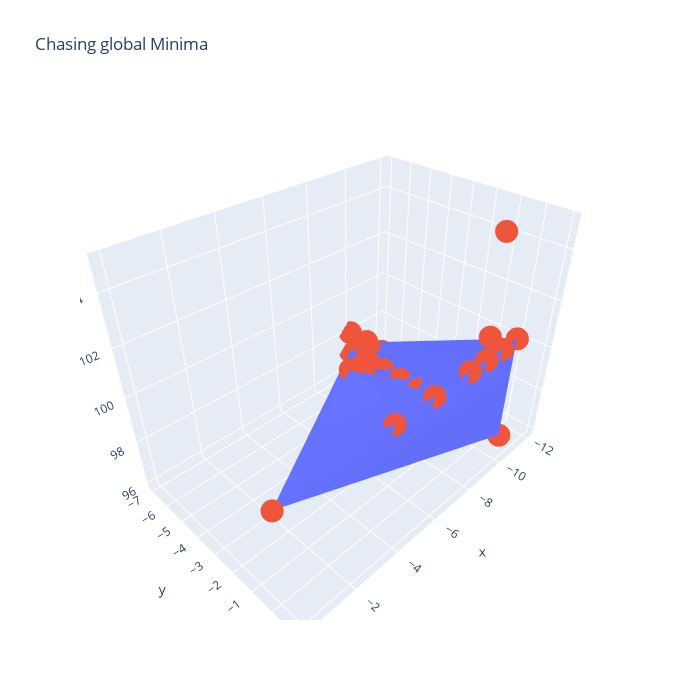

This figure's notebook cell:
### Code cell
#Superposition de 2 figures 
layout = go.Layout(width = 700, height =700,
                             title_text='Chasing global Minima')
fig = go.Figure(data=[go.Mesh3d(x=x, y=y, z=z, colorscale = 'Blues')], layout=layout)

fig.add_scatter3d(x=x, y=y, z = z, mode='markers')
fig.show()

### Figure 1 — Plotly figure (JSON) as saved in the notebook; plotly's stock layout.template omitted (floating-point values rounded to 4 significant figures)
{"data": [{"colorscale": [[0, "rgb(247,251,255)"], [0.125, "rgb(222,235,247)"], [0.25, "rgb(198,219,239)"], [0.375, "rgb(158,202,225)"], [0.5, "rgb(107,174,214)"], [0.625, "rgb(66,146,198)"], [0.75, "rgb(33,113,181)"], [0.875, "rgb(8,81,156)"], [1, "rgb(8,48,107)"]], "type": "mesh3d", "x": [0, -5, -7, -9, -10, -11, -12, -10, -10, -10, -10, -10, -10, -10, -10, -10, -10, -10, -10, -10, -10, -10, -11, -11, -9, -10, -10, -9, -9, -9, -8, -9, -9], "y": [0, 0, 0, 0, 0, 0, 0, 0, 0, 0, 0, 0, 1, -1, -2, -3, -4, -5, -6, -7, -7, -7, -7, -6, -6, -6, -6, -6, -5, -5, -5, -5, -5], "z": [100, 100, 100, 100, 100, 100, 100, 105, 101, 99, 98, 97, 97, 97, 97, 97, 97, 97, 97, 97, 96, 98, 97, 97, 97, 96, 98, 96.5, 96, 98, 98, 97, 98]}, {"mode": "markers", "type": "scatter3d", "x": [0, -5, -7, -9, -10, -11, -12, -10, -10, -10, -10, -10, -10, -10, -10, -10, -10, -10, -10, -10, -10, -10, -11, -11, -9, -10, -10, -9, -9, -9, -8, -9, -9], "y": [0, 0, 0, 0, 0, 0, 0, 0, 0, 0, 0, 0, 1, -1, -2, -3, -4, -5, -6, -7, -7, -7, -7, -6, -6, -6, -6, -6, -5, -5, -5, -5, -5], "z": [100, 100, 100, 100, 100, 100, 100, 105, 101, 99, 98, 97, 97, 97, 97, 97, 97, 97, 97, 97, 96, 98, 97, 97, 97, 96, 98, 96.5, 96, 98, 98, 97, 98]}], "layout": {"height": 700, "title": {"text": "Chasing global Minima"}, "width": 700}}
